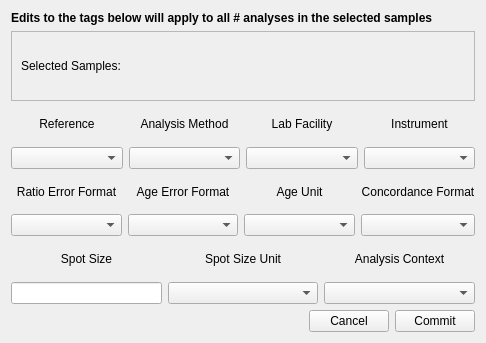
<?xml version="1.0" encoding="UTF-8"?>
<ui version="4.0">
 <class>Form</class>
 <widget class="QWidget" name="Form">
  <property name="geometry">
   <rect>
    <x>0</x>
    <y>0</y>
    <width>486</width>
    <height>343</height>
   </rect>
  </property>
  <property name="windowTitle">
   <string>Form</string>
  </property>
  <layout class="QVBoxLayout" name="verticalLayout_2">
   <item>
    <widget class="QLabel" name="label">
     <property name="sizePolicy">
      <sizepolicy hsizetype="Preferred" vsizetype="Fixed">
       <horstretch>0</horstretch>
       <verstretch>0</verstretch>
      </sizepolicy>
     </property>
     <property name="font">
      <font>
       <bold>true</bold>
      </font>
     </property>
     <property name="text">
      <string>Edits to the tags below will apply to all # analyses in the selected samples</string>
     </property>
    </widget>
   </item>
   <item>
    <widget class="QScrollArea" name="scrollArea">
     <property name="sizePolicy">
      <sizepolicy hsizetype="Expanding" vsizetype="Preferred">
       <horstretch>0</horstretch>
       <verstretch>0</verstretch>
      </sizepolicy>
     </property>
     <property name="widgetResizable">
      <bool>true</bool>
     </property>
     <widget class="QWidget" name="scrollAreaWidgetContents">
      <property name="geometry">
       <rect>
        <x>0</x>
        <y>0</y>
        <width>464</width>
        <height>57</height>
       </rect>
      </property>
      <layout class="QVBoxLayout" name="verticalLayout_14">
       <item>
        <widget class="QLabel" name="selected_sample_label">
         <property name="text">
          <string>Selected Samples:</string>
         </property>
        </widget>
       </item>
      </layout>
     </widget>
    </widget>
   </item>
   <item>
    <layout class="QHBoxLayout" name="horizontalLayout_11">
     <item>
      <layout class="QVBoxLayout" name="verticalLayout_9">
       <item>
        <widget class="QLabel" name="reference_label">
         <property name="text">
          <string>Reference</string>
         </property>
         <property name="alignment">
          <set>Qt::AlignCenter</set>
         </property>
        </widget>
       </item>
       <item>
        <widget class="CheckableComboBox" name="reference_comboBox"/>
       </item>
      </layout>
     </item>
     <item>
      <layout class="QVBoxLayout" name="verticalLayout_10">
       <item>
        <widget class="QLabel" name="analysis_method_label">
         <property name="text">
          <string>Analysis Method</string>
         </property>
         <property name="alignment">
          <set>Qt::AlignCenter</set>
         </property>
        </widget>
       </item>
       <item>
        <widget class="CheckableTreeCombobox" name="analysis_method_comboBox"/>
       </item>
      </layout>
     </item>
     <item>
      <layout class="QVBoxLayout" name="verticalLayout_11">
       <item>
        <widget class="QLabel" name="lab_facility_label">
         <property name="text">
          <string>Lab Facility</string>
         </property>
         <property name="alignment">
          <set>Qt::AlignCenter</set>
         </property>
        </widget>
       </item>
       <item>
        <widget class="CheckableComboBox" name="lab_facility_comboBox"/>
       </item>
      </layout>
     </item>
     <item>
      <layout class="QVBoxLayout" name="verticalLayout_12">
       <item>
        <widget class="QLabel" name="instrument_label">
         <property name="text">
          <string>Instrument</string>
         </property>
         <property name="alignment">
          <set>Qt::AlignCenter</set>
         </property>
        </widget>
       </item>
       <item>
        <widget class="CheckableComboBox" name="instrument_comboBox"/>
       </item>
      </layout>
     </item>
    </layout>
   </item>
   <item>
    <layout class="QHBoxLayout" name="horizontalLayout_13">
     <item>
      <layout class="QVBoxLayout" name="verticalLayout_13">
       <item>
        <widget class="QLabel" name="ratio_error_format_label">
         <property name="text">
          <string>Ratio Error Format</string>
         </property>
         <property name="alignment">
          <set>Qt::AlignCenter</set>
         </property>
        </widget>
       </item>
       <item>
        <widget class="CheckableComboBox" name="ratio_error_format_comboBox"/>
       </item>
      </layout>
     </item>
     <item>
      <layout class="QVBoxLayout" name="verticalLayout_15">
       <item>
        <widget class="QLabel" name="age_error_format_label">
         <property name="text">
          <string>Age Error Format</string>
         </property>
         <property name="alignment">
          <set>Qt::AlignCenter</set>
         </property>
        </widget>
       </item>
       <item>
        <widget class="CheckableComboBox" name="age_error_format_comboBox"/>
       </item>
      </layout>
     </item>
     <item>
      <layout class="QVBoxLayout" name="verticalLayout_16">
       <item>
        <widget class="QLabel" name="age_unit_format_label">
         <property name="text">
          <string>Age Unit</string>
         </property>
         <property name="alignment">
          <set>Qt::AlignCenter</set>
         </property>
        </widget>
       </item>
       <item>
        <widget class="CheckableComboBox" name="age_unit_comboBox"/>
       </item>
      </layout>
     </item>
     <item>
      <layout class="QVBoxLayout" name="verticalLayout_17">
       <item>
        <widget class="QLabel" name="concordance_format_label">
         <property name="text">
          <string>Concordance Format</string>
         </property>
         <property name="alignment">
          <set>Qt::AlignCenter</set>
         </property>
        </widget>
       </item>
       <item>
        <widget class="CheckableComboBox" name="concordance_format_comboBox"/>
       </item>
      </layout>
     </item>
    </layout>
   </item>
   <item>
    <layout class="QHBoxLayout" name="horizontalLayout">
     <item>
      <layout class="QVBoxLayout" name="verticalLayout_18">
       <item>
        <widget class="QLabel" name="spot_size_label">
         <property name="text">
          <string>Spot Size</string>
         </property>
         <property name="alignment">
          <set>Qt::AlignCenter</set>
         </property>
        </widget>
       </item>
       <item>
        <widget class="QLineEdit" name="spot_size_lineEdit">
         <property name="sizePolicy">
          <sizepolicy hsizetype="Preferred" vsizetype="Fixed">
           <horstretch>0</horstretch>
           <verstretch>0</verstretch>
          </sizepolicy>
         </property>
        </widget>
       </item>
      </layout>
     </item>
     <item>
      <layout class="QVBoxLayout" name="verticalLayout_19">
       <item>
        <widget class="QLabel" name="spot_size_unit_label">
         <property name="text">
          <string>Spot Size Unit</string>
         </property>
         <property name="alignment">
          <set>Qt::AlignCenter</set>
         </property>
        </widget>
       </item>
       <item>
        <widget class="CheckableComboBox" name="spot_size_unit_comboBox"/>
       </item>
      </layout>
     </item>
     <item>
      <layout class="QVBoxLayout" name="verticalLayout">
       <item>
        <widget class="QLabel" name="analysis_context_label">
         <property name="text">
          <string>Analysis Context</string>
         </property>
         <property name="alignment">
          <set>Qt::AlignCenter</set>
         </property>
        </widget>
       </item>
       <item>
        <widget class="CheckableTreeCombobox" name="analysis_context_comboBox"/>
       </item>
      </layout>
     </item>
    </layout>
   </item>
   <item>
    <layout class="QHBoxLayout" name="horizontalLayout_12" stretch="0,0,0">
     <item>
      <spacer name="horizontalSpacer_5">
       <property name="orientation">
        <enum>Qt::Horizontal</enum>
       </property>
       <property name="sizeHint" stdset="0">
        <size>
         <width>200</width>
         <height>20</height>
        </size>
       </property>
      </spacer>
     </item>
     <item>
      <widget class="QPushButton" name="cancel_pushButton">
       <property name="text">
        <string>Cancel</string>
       </property>
      </widget>
     </item>
     <item>
      <widget class="QPushButton" name="commit_pushButton">
       <property name="text">
        <string>Commit</string>
       </property>
      </widget>
     </item>
    </layout>
   </item>
  </layout>
 </widget>
 <customwidgets>
  <customwidget>
   <class>CheckableTreeCombobox</class>
   <extends>QComboBox</extends>
   <header>Functions/Widget_classes.h</header>
  </customwidget>
  <customwidget>
   <class>CheckableComboBox</class>
   <extends>QComboBox</extends>
   <header location="global">Functions/Widget_classes.h</header>
  </customwidget>
 </customwidgets>
 <resources/>
 <connections/>
</ui>
